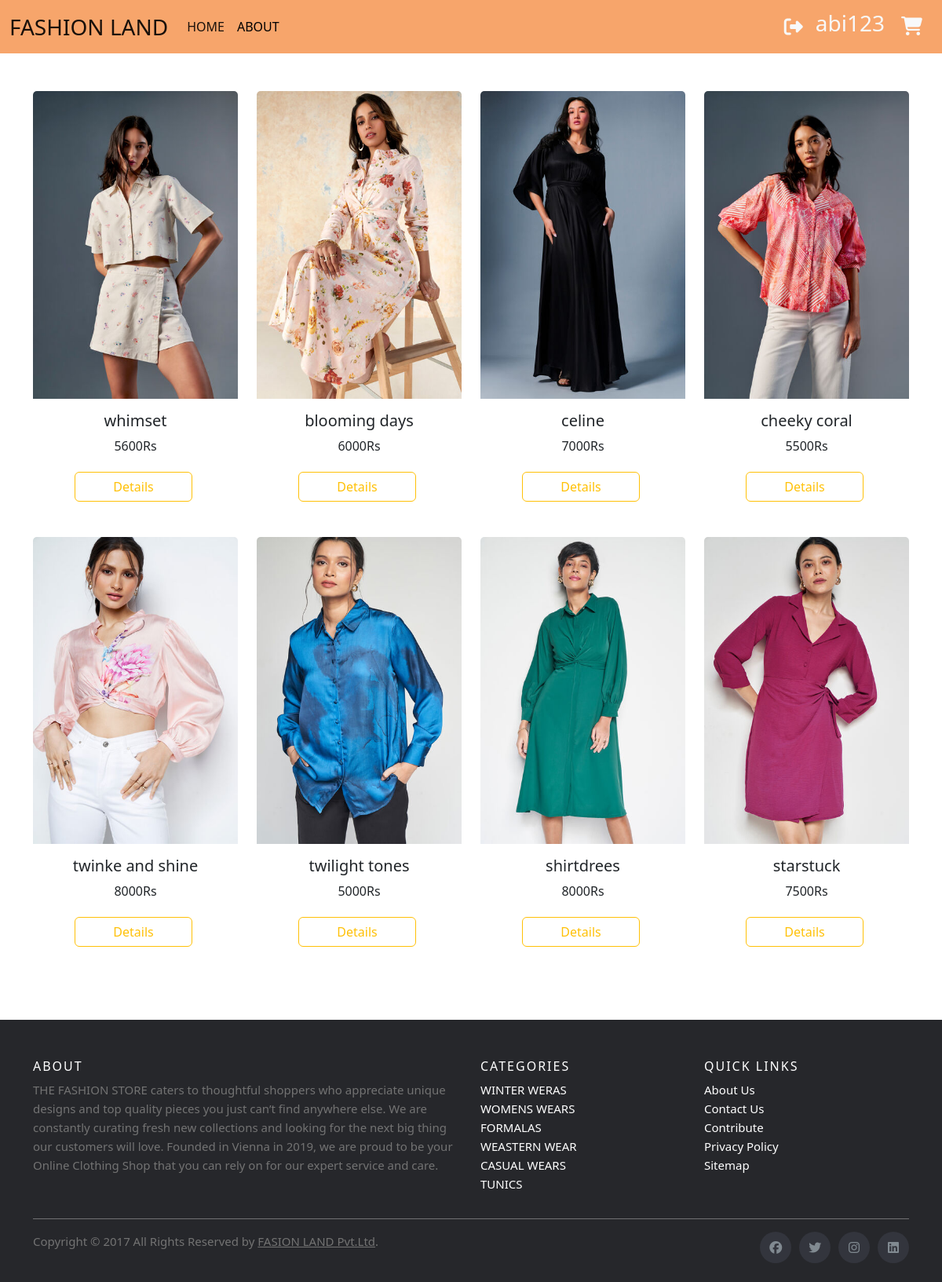
The app's page /card3/ (signed in) with its own data.
### app1/models.py (models this page shows, shortened)
class Dress(models.Model):
    name=models.CharField(max_length=250)
    price=models.IntegerField()
    brand=models.CharField(max_length=250)
    img=models.ImageField(upload_to='gallery')
    material=models.CharField(max_length=250)
    type=models.CharField(max_length=250)
    colour=models.CharField(max_length=250)

### app1/views.py (the view)
# urls.py: path('card3/', views.card3,name="card3"),
def card3(request):
    content=Dress.objects.all()
    data={
        'result':content
    }
    return render(request,'card3.html',data)

### templates/card3.html (shortened to what this page needs)
<!doctype html>
<html lang="en">
  <head>
    <link href="https://cdn.jsdelivr.net/npm/bootstrap@5.2.3/dist/css/bootstrap.min.css" rel="stylesheet">
    <link rel="stylesheet" href="https://cdnjs.cloudflare.com/ajax/libs/font-awesome/6.4.2/css/all.min.css">
    <link rel="stylesheet" href="../static/css/style.css">
  </head>
  <body>
    <nav class="navbar navbar-expand-lg " style="background-color: rgb(247, 165, 107);">
      <div class="container-fluid">
        <a class="navbar-brand fs-3" href="{% url 'home' %}">FASHION LAND</a>
        <div class="collapse navbar-collapse" id="navbarSupportedContent">
          <ul class="navbar-nav me-auto mb-2 mb-lg-0">
            <li class="nav-item">
              <a class="nav-link active" aria-current="page" href="{% url 'home' %}">HOME</a>
            </li>
            <li class="nav-item">
              <a class="nav-link fs-" style="color: black;" href="{% url 'about' %}">ABOUT</a>
            </li>
          </ul>
          {% if request.user.is_authenticated %}
          <a class="text-light  ms-auto" href="{% url 'user_logout' %}"><i class="fa-solid fa-right-from-bracket my-2  mx-2 fs-4"></i></a>
          <h3 class="  mx-2 text-light m">{{request.user.username}}</h3>
          <a href="{% url 'view_cart' %}" class="btn "><i class="fa-solid fa-cart-shopping text-light fs-4 "></i></a>
          {% endif %}
        </div>
      </div>
    </nav>
<div class="container mt-5">
    <div class="row">
      {% for i in result %}
        {% if i.brand == "h&m" %}
        <div class="col-lg-3 col-md-3 col-sm-6">
          <div class="card " style="width: 100%;">
            <div class="cd1 w-100 text-center">
              <img src="{{i.img.url}}" class="card-img-top w-100  text-center dimg" alt="...">
            </div>
              <div class="card-body text-center">
                <h5 class="card-title text-truncate" id="name" name="name">{{i.name}}</h5>
                <p class="card-text" name="price">{{i.price}}Rs</p>
                <div class=" text-center">
                <a href="{% url 'details' i.pk %}" class="btn btn-outline-warning px-5">Details</a>
                </div>
              </div>
            </div>
      </div>
        {% endif %}
      {% endfor %}
    </div>
  </div>
<footer class="site-footer mt-5">
    <div class="container">
      <div class="row">
        <div class="col-sm-12 col-md-6">
          <h6>About</h6>
          <p class="text-justify">THE FASHION STORE caters to thoughtful shoppers who appreciate unique designs and top quality pieces you just can’t find anywhere else. We are constantly curating fresh new collections and looking for the next big thing our customers will love. Founded in Vienna in 2019, we are proud to be your Online Clothing Shop that you can rely on for our expert service and care.</p>
        </div>
        <div class="col-xs-6 col-md-3">
          <h6>Categories</h6>
          <ul class="footer-links">
            <li><a href="http://scanfcode.com/category/c-language/">WINTER WERAS</a></li>
            <li><a href="http://scanfcode.com/category/front-end-development/">WOMENS WEARS</a></li>
            <li><a href="http://scanfcode.com/category/back-end-development/">FORMALAS</a></li>
            <li><a href="http://scanfcode.com/category/java-programming-language/">WEASTERN WEAR</a></li>
            <li><a href="http://scanfcode.com/category/android/">CASUAL WEARS</a></li>
            <li><a href="http://scanfcode.com/category/templates/">TUNICS</a></li>
          </ul>
        </div>
        <div class="col-xs-6 col-md-3">
          <h6>Quick Links</h6>
          <ul class="footer-links">
            <li><a href="http://scanfcode.com/about/">About Us</a></li>
            <li><a href="http://scanfcode.com/contact/">Contact Us</a></li>
            <li><a href="http://scanfcode.com/contribute-at-scanfcode/">Contribute</a></li>
            <li><a href="http://scanfcode.com/privacy-policy/">Privacy Policy</a></li>
            <li><a href="http://scanfcode.com/sitemap/">Sitemap</a></li>
          </ul>
        </div>
      </div>
      <hr>
    </div>
    <div class="container">
      <div class="row">
        <div class="col-md-8 col-sm-6 col-xs-12">
          <p class="copyright-text">Copyright &copy; 2017 All Rights Reserved by
       <a href="#">FASION LAND Pvt.Ltd</a>.
          </p>
        </div>
        <div class="col-md-4 col-sm-6 col-xs-12">
          <ul class="social-icons">
            <li><a class="facebook" href="#"><i class="fab fa-facebook"></i></a></li>
            <li><a class="twitter" href="#"><i class="fab fa-twitter"></i></a></li>
            <li><a class="instagram" href="#"><i class="fab fa-instagram"></i></a></li>
            <li><a class="linkedin" href="#"><i class="fab fa-linkedin"></i></a></li>
          </ul>
        </div>
      </div>
    </div>
  </footer>
    </body>
  </html>

### static/css/style.css (style rules this page uses)
.card { border: 0; }
.card-body a { margin:5px 5px 5px 0; }
.site-footer { background-color:#26272b; padding:45px 0 20px; font-size:15px; line-height:24px; color:#737373; }
.site-footer hr { border-top-color:#bbb; opacity:0.5 }
.site-footer h6 { color:#fff; font-size:16px; text-transform:uppercase; margin-top:5px; letter-spacing:2px }
.site-footer a { color:#737373; }
.footer-links { padding-left:0; list-style:none }
.footer-links li { display:block }
.footer-links a { color:#737373 }
.footer-links a { color: white; text-decoration:none; }
.site-footer .social-icons { text-align:right }
.site-footer .social-icons a { width:40px; height:40px; line-height:40px; margin-left:6px; margin-right:0; border-radius:100%; background-color:#33353d }
.copyright-text { margin:0 }
.social-icons { padding-left:0; margin-bottom:0; list-style:none }
.social-icons li { display:inline-block; margin-bottom:4px }
.social-icons a { background-color:#eceeef; color:#818a91; font-size:16px; display:inline-block; line-height:44px; width:44px; height:44px; text-align:center; margin-right:8px; border-radius:100%; -webkit-transition:all .2s linear; -o-transition:all .2s linear; transition:all .2s linear }
.navbar { background-color: #f5ac70; }

### records on screen
Dress: img (picture), name "whimset", price "5600"
Dress: img (picture), name "blooming days", price "6000"
Dress: img (picture), name "celine", price "7000"
Dress: img (picture), name "cheeky coral", price "5500"
Dress: img (picture), name "twinke and shine", price "8000"
Dress: img (picture), name "twilight tones", price "5000"
Dress: img (picture), name "shirtdrees", price "8000"
Dress: img (picture), name "starstuck", price "7500"

### other values on screen
{{ request.user.username }} "abi123"
